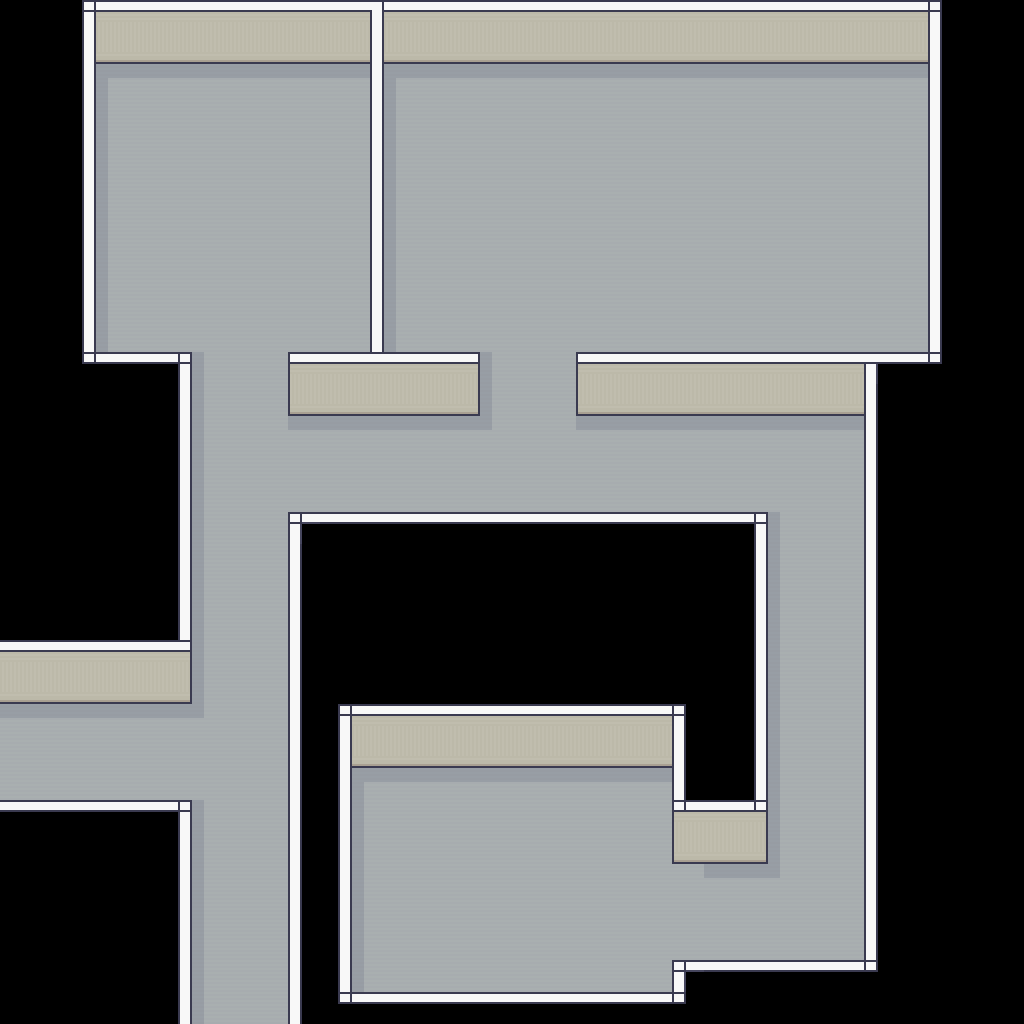

A 2D game scene composited from a Tiled map and its tileset images. What follows is a short description and the map's XML, with each tile layer's data collapsed to a summary:
An orthogonal 32x32 tile map with 32x32 px tiles, 3 tile layers (Tile Layer 1, walls, walls2), 3 tilesets and 6 objects.

<map version="1.10" tiledversion="1.12.2" orientation="orthogonal" renderorder="right-down" width="32" height="32" tilewidth="32" tileheight="32" infinite="0" nextlayerid="6" nextobjectid="9">
 <tileset firstgid="1" source="flooring.tsx" />
 <tileset firstgid="392" source="bob.tsx" />
 <tileset firstgid="394" source="bob.tsx" />
 <layer id="1" name="Tile Layer 1" width="32" height="32">
  <data>[1024 cells, 496 non-empty, 5 distinct tile ids]</data>
 </layer>
 <layer id="2" name="walls" width="32" height="32">
  <data>[1024 cells, 265 non-empty, 14 distinct tile ids]</data>
 </layer>
 <layer id="3" name="walls2" width="32" height="32">
  <data>[1024 cells, 14 non-empty, 7 distinct tile ids]</data>
 </layer>
 <objectgroup id="5" name="Objects">
  <object id="2" gid="395" x="770.333" y="437.667" width="30" height="62" />
  <object id="3" gid="395" x="98.3333" y="725.667" width="30" height="62" />
  <object id="4" gid="395" x="607.667" y="789.667" width="30" height="62" />
  <object id="5" gid="395" x="318.333" y="85.6667" width="30" height="62" />
  <object id="6" gid="395" x="863.667" y="95" width="30" height="62" />
  <object id="7" gid="394" x="233.333" y="733.333" width="16" height="32">
   <properties>
    <property name="controller" type="bool" value="true" />
   </properties>
  </object>
 </objectgroup>
</map>
